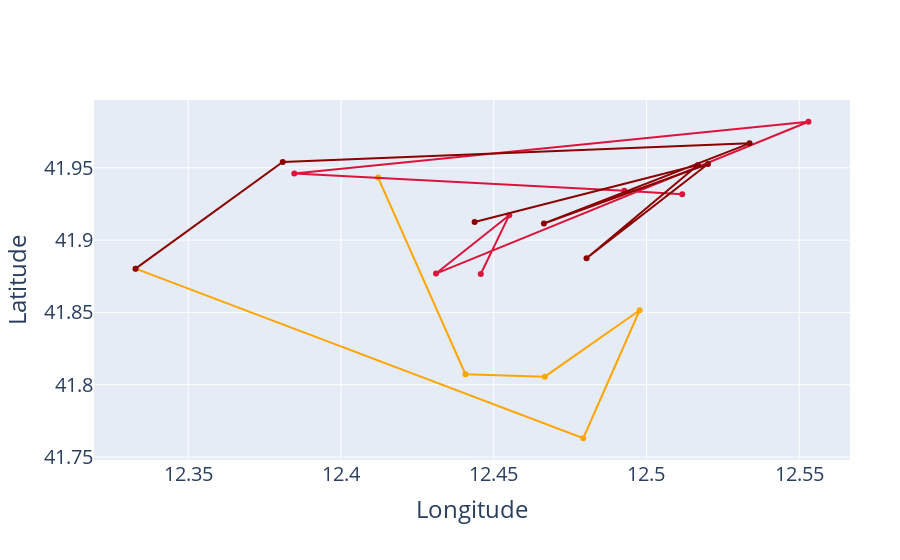

Write notebook code for a chart like this one.
### Code cell
fig = go.Figure()

# Add trace with large marker
fig.add_trace(
    go.Scatter(
        mode='lines + markers',
        x=X[7:13],
        y=Y[7:13],
        marker=dict(color='Orange'),
        showlegend=False
    )
)

# Add scatter trace with medium sized markers
fig.add_trace(
    go.Scatter(
        mode='lines + markers',
        x=X[:7],
        y=Y[:7],
        marker=dict(color='Crimson'),
        showlegend=False
    )
)

# Add trace with large marker
fig.add_trace(
    go.Scatter(
        mode='lines + markers',
        x=X[12:],
        y=Y[12:],
        marker=dict(color='DarkRed'),
        showlegend=False
    )
)

fig.update_layout(
    xaxis_title="Longitude",
    yaxis_title="Latitude",
    margin=dict(l=50, r=50, b=100, t=100),
    font_size = 20
)

fig.show()

### Figure 1 — Plotly figure (JSON) as saved in the notebook; plotly's stock layout.template omitted (floating-point values rounded to 4 significant figures)
{"data": [{"marker": {"color": "Orange"}, "mode": "lines+markers", "showlegend": false, "type": "scatter", "x": [12.41, 12.44, 12.47, 12.5, 12.48, 12.33], "y": [41.94, 41.81, 41.81, 41.85, 41.76, 41.88]}, {"marker": {"color": "Crimson"}, "mode": "lines+markers", "showlegend": false, "type": "scatter", "x": [12.51, 12.49, 12.38, 12.55, 12.43, 12.46, 12.45], "y": [41.93, 41.93, 41.95, 41.98, 41.88, 41.92, 41.88]}, {"marker": {"color": "DarkRed"}, "mode": "lines+markers", "showlegend": false, "type": "scatter", "x": [12.33, 12.38, 12.53, 12.47, 12.52, 12.48, 12.52, 12.44], "y": [41.88, 41.95, 41.97, 41.91, 41.95, 41.89, 41.95, 41.91]}], "layout": {"font": {"size": 20}, "margin": {"b": 100, "l": 50, "r": 50, "t": 100}, "xaxis": {"title": {"text": "Longitude"}}, "yaxis": {"title": {"text": "Latitude"}}}}
